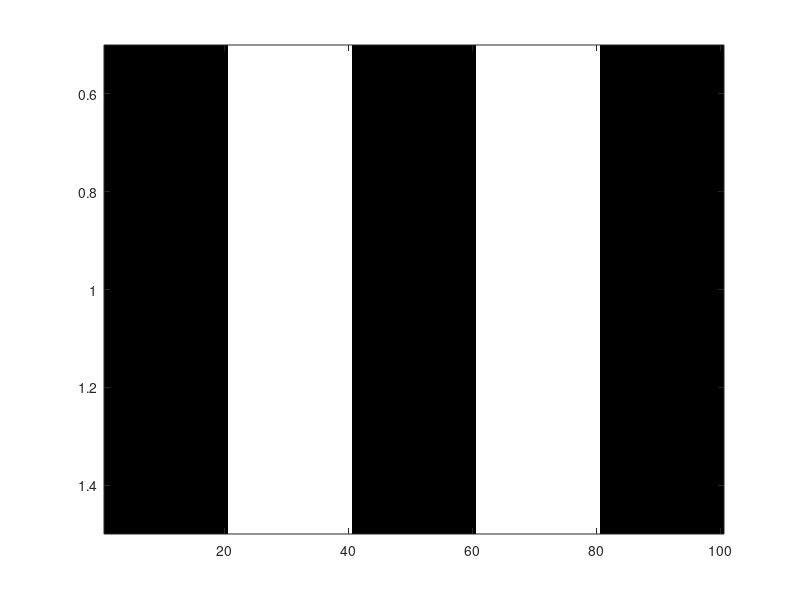
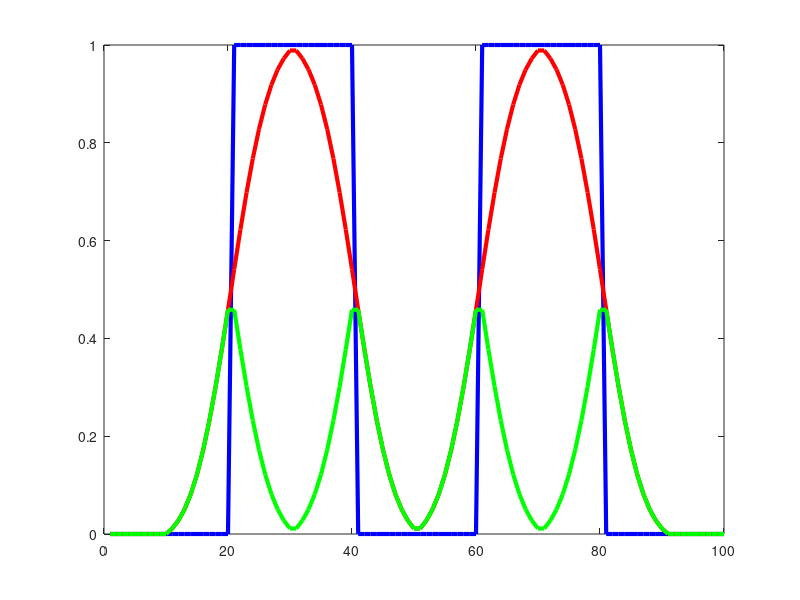
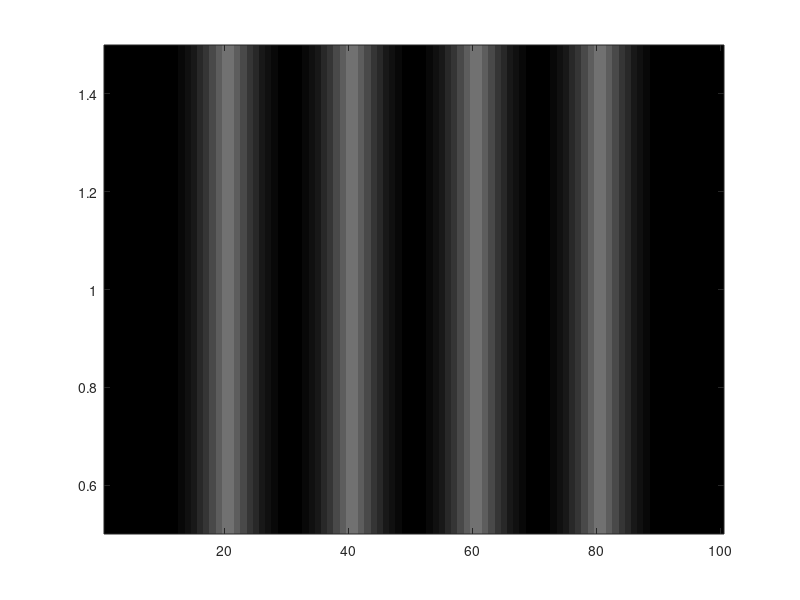

The MATLAB script that drew these images, in order: (Note: this script raises an error after producing the figures.)
%
%   test_Suction_Cup_2D_01.m
%
%   Martin Krucinski
%
%

N=20;
N_Gauss     = N/4;

the_zeros   = zeros(1,N);
the_ones    = ones(1,N);
object1  = [the_zeros the_ones the_zeros the_ones the_zeros];

%--------------------------------------------------------------------------------------
%   Plot object surface, top view
f1          = figure;
image(object1*64)
colormap gray


lip1 = imgaussfilt(object1, N_Gauss);

%--------------------------------------------------------------------------------------
%   plot 1D plot of object profile and suction cup lip profile
f2          = figure;
set(gcf, 'DefaultLineLineWidth',3);
plot(object1,'b')
hold on
plot(lip1,'r')

% object1_partial = object1(1:(N+1));
% lip1_partial = imgaussfilt(object1_partial, 1);
%
% f3          = figure;
% set(gcf, 'DefaultLineLineWidth',3);
% hold on
% plot(object1_partial,'b')
% plot(lip1_partial,'r')

%--------------------------------------------------------------------------------------
%   Calculate & overlay magnitude of leakage distance
d1 = abs(object1 - lip1);
figure(f2)
plot(d1,'g')

%--------------------------------------------------------------------------------------
%   plot leakage magnitude surface, top view
f4          = figure;
image(d1*64)
colormap gray
ax=gca;
set(ax, 'Ydir', 'normal');

%--------------------------------------------------------------------------------------
%   Define Object 2

temp1   = [ the_ones the_zeros the_ones the_zeros the_ones the_zeros the_ones ];
temp2   = [ the_ones the_ones  the_ones the_zeros the_ones the_zeros the_ones ];
temp3   = [ the_ones the_ones  the_ones the_ones  the_ones the_zeros the_ones ];

temp4   = ( temp1' * the_ones )';
temp5   = ( temp2' * the_ones )';
temp6   = ( temp3' * the_ones )';

object2 = [ temp4 ; temp5 ; temp6 ];

%--------------------------------------------------------------------------------------
%   Define Object 3

t0      = the_zeros;
t1      = the_ones;
temp1   = [ t1 t0 t1 t1 t1 t1 t1 t1 t1 t0 t1];
temp2   = [ t1 t0 t0 t1 t1 t0 t0 t0 t1 t0 t1];
temp3   = [ t1 t1 t0 t0 t0 t0 t1 t0 t1 t0 t1];
temp4   = [ t1 t1 t1 t1 t1 t1 t1 t0 t1 t1 t1];

temp5   = ( temp1' * t1 )';
temp6   = ( temp2' * t1 )';
temp7   = ( temp3' * t1 )';
temp8   = ( temp4' * t1 )';


object3 = [ temp5 ; temp6 ; temp7 ; temp8 ];

%--------------------------------------------------------------------------------------
%   Define Object 4, circular donut with an internal leakage path, located
%   between 0 and 90 degrees

deg         = pi/180;
mm          = 0.001;

init_Suction
N4          = N*20;     % set size of spatial grid
object4     = zeros(N4,N4);
Lx          = Suction.RO * 2 * 1.5; %   define linear dimension of modeled region
%   to be 150% of suction cup outer
%   diameter
Ly          = Lx;


%   fill in area of suction cup lip with height 1
%   and fill in leakage channel

plug_channel    = true;     % true - plug up channel so NO leakage occurs, false - leave channel open

R1      = Suction.RI + 1/3*(Suction.RO - Suction.RI);   % inner radius of leakage channel
R2      = Suction.RI + 2/3*(Suction.RO - Suction.RI);   % outer radius of leakage channel
th_leak = 5*deg;        % angular size of leakage channels at top and right side

for x=1:N4,
    for y=1:N4,
        xl  = (x/N4-0.5)*Lx;      % relative linear x -coordinate
        yl  = (y/N4-0.5)*Ly;
        Rl   = sqrt(xl^2+yl^2);
        if ( (Rl >= Suction.RI) && (Rl <= Suction.RO) ),
            object4(y,x)    = 1;
        end
        
        %   add leakage channel
        
        theta   = atan2(yl,xl);    % (x,y) angle from 0 to 2*pi
        if theta<0,
            theta   = 2*pi + theta; % convert the 0 to -180 range to 360 to 180
        end
        if ( (Rl >= R1) && (Rl <= Suction.RO) && (theta > (90*deg - th_leak) && (theta < (90*deg + th_leak) ) ) ),   % upper leakage path
            object4(y,x)    = 0;
        elseif ( (Rl >= R1) && (Rl <= R2) && (theta > 0*deg) && (theta < 90*deg) ),   % radial leakage path
            object4(y,x)    = 0;
        elseif ( (Rl >= Suction.RI) && (Rl <= R2) && ( (theta > ( 360*deg - th_leak) || (theta < th_leak) ) ) ),   % right side leakage path
            object4(y,x)    = 0;
            
        end
        
        if plug_channel,
            if ( (Rl >= R1) && (Rl <= R2) && (theta > 40*deg) && (theta < 50*deg) ),   % radial leakage path
                object4(y,x)    = 1;
            end
        end
        
    end
end




%   Override Object 2 for tests
disp('Overriding object2 with object4 !')
object2     = object4;

%disp('Overriding object2 with RANDOM object !')
%object2     = rand(size(object3));


lip2 = imgaussfilt(object2, N_Gauss);
d2 = abs(object2 - lip2);


%--------------------------------------------------------------------------------------
%   plot top view of object
f5          = figure;
image(object2*64)
colormap gray
axis equal
ax=gca;
set(ax, 'Ydir', 'normal');

%--------------------------------------------------------------------------------------
%   plot top view of suction cup surface
f6          = figure;
image(lip2*64)
colormap gray
axis equal
ax=gca;
set(ax, 'Ydir', 'normal');

%--------------------------------------------------------------------------------------
%   plot top view of suction cup leakage path height amplitude
f7          = figure;
image(d2*64)
colormap gray
axis equal
ax=gca;
set(ax, 'Ydir', 'normal');

%   generate BINARY difference image

leak_threshold  = 0.2%0.3;
bd2         = d2 > leak_threshold;

%--------------------------------------------------------------------------------------
%   plot top view of THRESHOLDED leakage path height
f8          = figure;
image(bd2*64/2)
colormap gray
axis equal
ax=gca;
set(ax, 'Ydir', 'normal');

%--------------------------------------------------------------------------------------
%   Find connected regions

SZ                  = size(object2);

%rangeX              = 0:dx:(L);
%rangeY              = 0:dx:(W);

rangeX          = 1:SZ(2);
rangeY          = 1:SZ(1);

% plot_X_range = [ rangeX(1) - 0.1 , rangeX(end) + 0.1 ];
% plot_Y_range = [ rangeY(1) - 0.1 , rangeY(end) + 0.1 ];

NX                  = length(rangeX);
NY                  = length(rangeY);

[WX,WY]     = meshgrid( rangeX , rangeY );

connectedness = 2;  % 1 - rectangular , 2 - circular suction cup

switch connectedness,
    
    case 1,
        %--------------------------------------------------------------------------------------
        %   RECTANGULAR CONNECTEDNESS
        %   Find regions that connect OUTSIDE (i.e. TOP of image)
        %   with INSIDE (i.e. BOTTOM of image)
        
        CC2     = bwconncomp(bd2,4);
        CC2
        
        Nregions    = CC2.NumObjects;
        
        all_leak_Idx = {};
        all_leak_X  = {};
        all_leak_Y  = {};
        num_leak    = 0;
        all_leak_no = [];
        
        for r = 1:Nregions,
            Idx_region  = CC2.PixelIdxList{r};
            XX  = WX(Idx_region);
            YY  = WY(Idx_region);
            
            if ( (min(YY)==1) && (max(YY)==NY) ), % Connected path from TOP to BOTTOM exists
                disp('Found connecting leakage path!');
                num_leak        = num_leak + 1;
                all_leak_no(num_leak)   = r;
                all_leak_Idx{num_leak}  = Idx_region;
                all_leak_X{num_leak}    = XX;
                all_leak_Y{num_leak}    = YY;
            end
        end
        
        disp([ 'Found ' num2str(num_leak) ' leakage paths' ] );
        
    case 2,
        %--------------------------------------------------------------------------------------
        %   CIRCULAR SUCTION CUP  CONNECTEDNESS
        %   Find regions that connect OUTSIDE (i.e. TOP of image)
        %   with INSIDE (i.e. BOTTOM of image)
        
        %   threshold the area outside the suction cup to white (i.e. LEAKAGE area)
        
        for x=1:N4,
            for y=1:N4,
                xl  = (x/N4-0.5)*Lx;      % relative linear x -coordinate
                yl  = (y/N4-0.5)*Ly;
                Rl   = sqrt(xl^2+yl^2);
                if ( (Rl >= Suction.RO) || (Rl <= Suction.RI) ),
                    bd2(y,x)    = true;
                end
            end
        end
        
        
        
        CC2     = bwconncomp(bd2,4);
        CC2
        
        Nregions    = CC2.NumObjects;
        
        all_leak_Idx = {};
        all_leak_X  = {};
        all_leak_Y  = {};
        num_leak    = 0;
        all_leak_no = [];
        
        for r = 1:Nregions,
            Idx_region  = CC2.PixelIdxList{r};
            XX  = WX(Idx_region);
            YY  = WY(Idx_region);
            
            iXX = find(N4/2==XX);
            iYY = find(N4/2==YY);
            intersect_iXX_iYY = intersect(iXX, iYY);
            
            if ( (min(YY)==1) && (length(intersect_iXX_iYY)>0) ), % Connected path from OUTSIDE to INSIDE exists
                disp('Found connecting leakage path!');
                num_leak        = num_leak + 1;
                all_leak_no(num_leak)   = r;
                all_leak_Idx{num_leak}  = Idx_region;
                all_leak_X{num_leak}    = XX;
                all_leak_Y{num_leak}    = YY;
            end
        end
        
        disp([ 'Found ' num2str(num_leak) ' leakage paths' ] );
        
end % switch connectedness

%--------------------------------------------------------------------------------------
f9 = figure;

%***imgleaks = zeros(size(bd2));
imgleaks = double(bd2)*0.5;


for l   = 1:num_leak,
    leak_Idx        = all_leak_Idx{l};
    SLI             = size(leak_Idx);
    imgleaks(leak_Idx)  = ones(SLI) * 1.0;
end

image(imgleaks*64)
colormap gray
axis equal
ax=gca;
set(ax, 'Ydir', 'normal');




